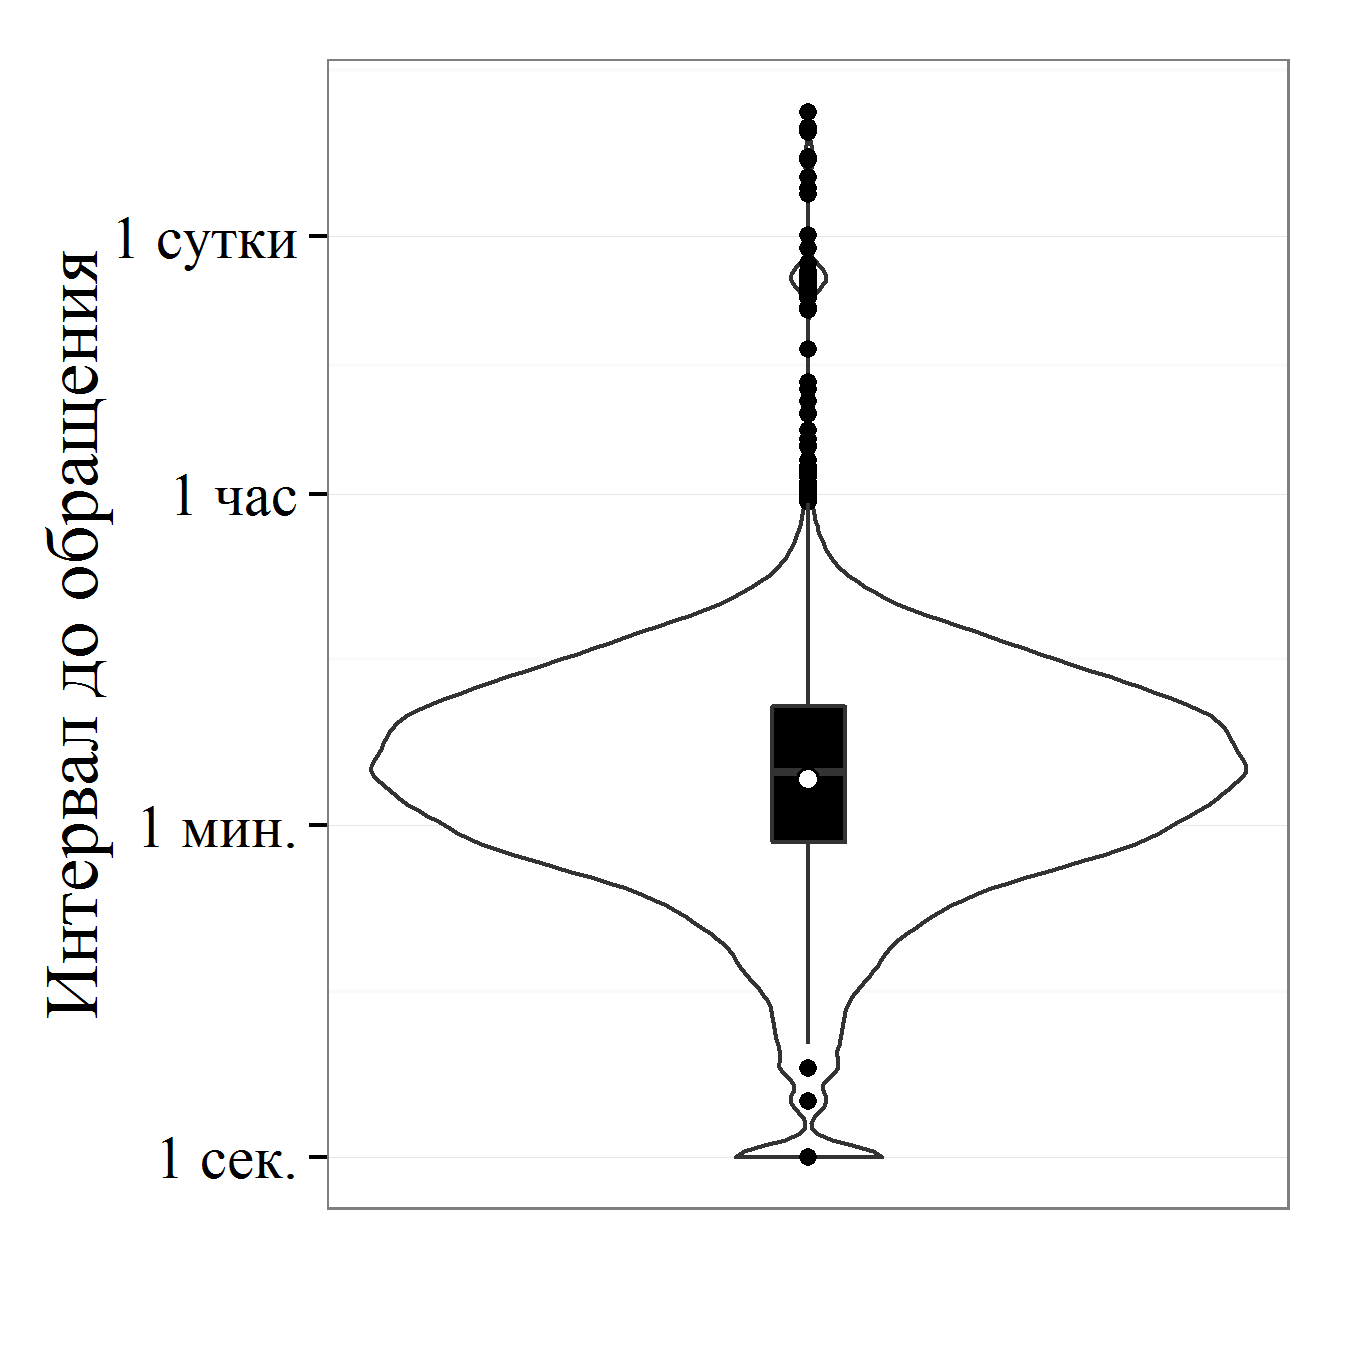

Source code (R):
library(ggplot2)
library(scales)
library(readxl)
library(extrafont)

# Подготовка данных
xls.data<-read_excel("datafile.xlsx")
mydata<-xls.data[,c(1,3,9,15)]
mydata[is.na(mydata[,2]),2]<-0
mydata[is.na(mydata[,3]),3]<-0
mydata[,3]<-as.factor(mydata[,3])
max.idx<-nrow(mydata)
mydata<-mydata[order(mydata$created),]
lag<-as.numeric(diff(mydata$created))
graph<-data.frame(x=lag[1:(max.idx-2)],y=lag[2:(max.idx-1)], hour=as.numeric(format(mydata$created[2:(max.idx-1)],"%H")),
                  wd=as.numeric(format(mydata$created[2:(max.idx-1)],"%u")))

# Построение графика
#font_import()
#loadfonts("win")

ggplot(graph,aes(x=1,y=x))+geom_violin()+
  geom_boxplot(width=0.1,fill="black")+
  theme(axis.title.x=element_blank())+
  scale_y_log10(breaks=c(1,60,3600,3600*24),labels=c("1 cек.","1 мин.", "1 час", "1 сутки"))+
  stat_summary(fun.y=median,geom="point",fill="white",shape=21,size=2.5)+
  scale_x_continuous(breaks=NULL)+
  labs(x="",y="Интервал до обращения")+theme_bw()+
  theme(text=element_text(size=18,family="Times New Roman"))
  
ggsave("Pic1.png",width=4.5,height=4.5,dpi=300)
